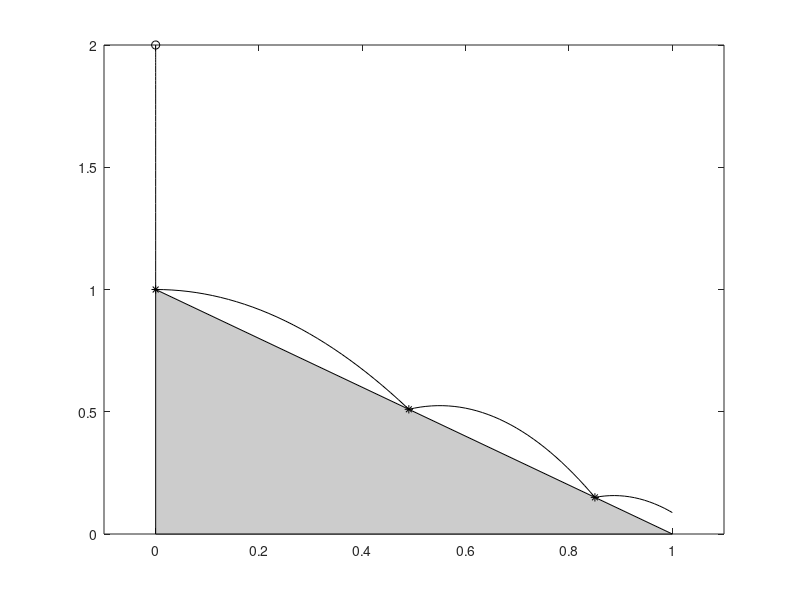

Write MATLAB code to recreate this figure.
function ch2ex3
% The ball is at (x(t),y(t)). 
% Here y(1) = x(t), y(2) = x'(t), 
%      y(3) = y(t), y(4) = y'(t).
% Set initial height and coefficient of restitution:
y0 = [0; 0; 2; 0];
k = 0.35;
% Plot the initial configuration:
fill([0 0 1],[0 1 0],[0.8 0.8 0.8]);
axis([-0.1 1.1 0 y0(3)])
hold on
%plot(0,y0(3),'ro');  % Mark the initial point.
plot(0,y0(3),'ko');  % Mark the initial point.
options = odeset('Events',@events);
% Accumulate the path of the ball in xplot,yplot.
xplot = [];
yplot = [];
tstar = 0;
while 1
	tspan = linspace(tstar,tstar+1);
	[t,y,te,ye,ie] = ode23(@odes,tspan,y0,options);
    % Accumulate the path.
    xplot = [xplot; y(:,1)];
    yplot = [yplot; y(:,3)];
	if isempty(ie)          % Extend the interval.
		tstar = t(end);
		y0 = y(end,:);
	elseif ie(end) == 1     % Ball bounced.
%       plot(ye(end,1),ye(end,3),'r*'); % Mark the bounce point.
		plot(ye(end,1),ye(end,3),'k*'); % Mark the bounce point.
		if (te(end) - tstar) < 0.01*tstar
			fprintf('Bounces accumulated at x = %g.\n',ye(end,1))
			break;
		end
		if abs(ye(end,1) - 1) < 0.01
			break;
		end
		tstar = te(end);
    	y0 = [ye(end,1); -k*ye(end,4); ye(end,3); k*ye(end,2)];
	elseif ie(end) == 2     % Reached end of ramp.
		break;	
	end
end
% Plot the solution.
%plot(xplot,yplot);
plot(xplot,yplot,'-k');
%print -depsc ch2fig3

%==================================================
function dydt = odes(t,y)
% g = 9.81.
dydt = [y(2); 0; y(4); - 9.81];

function [value,isterminal,direction] = events(t,y)
value = [ y(3) - (1 - y(1))
              y(1) - 1     ];
isterminal = [1; 1];
direction  = [-1; 0];
